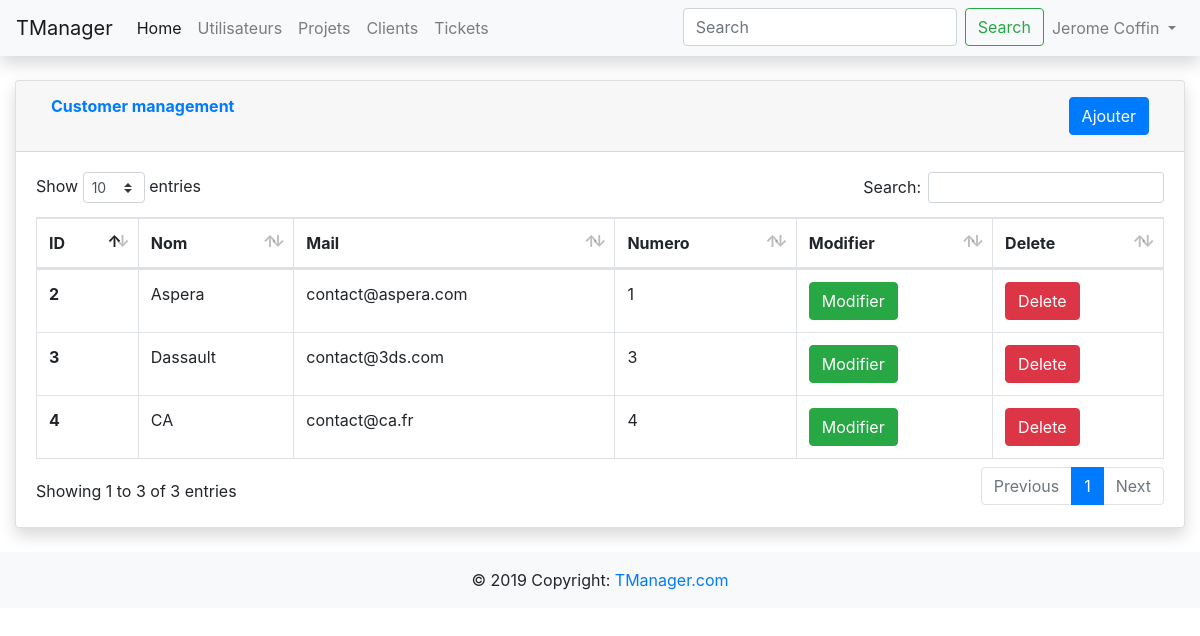
The page /projet_web/gestion_client.php on the database as committed earlier.
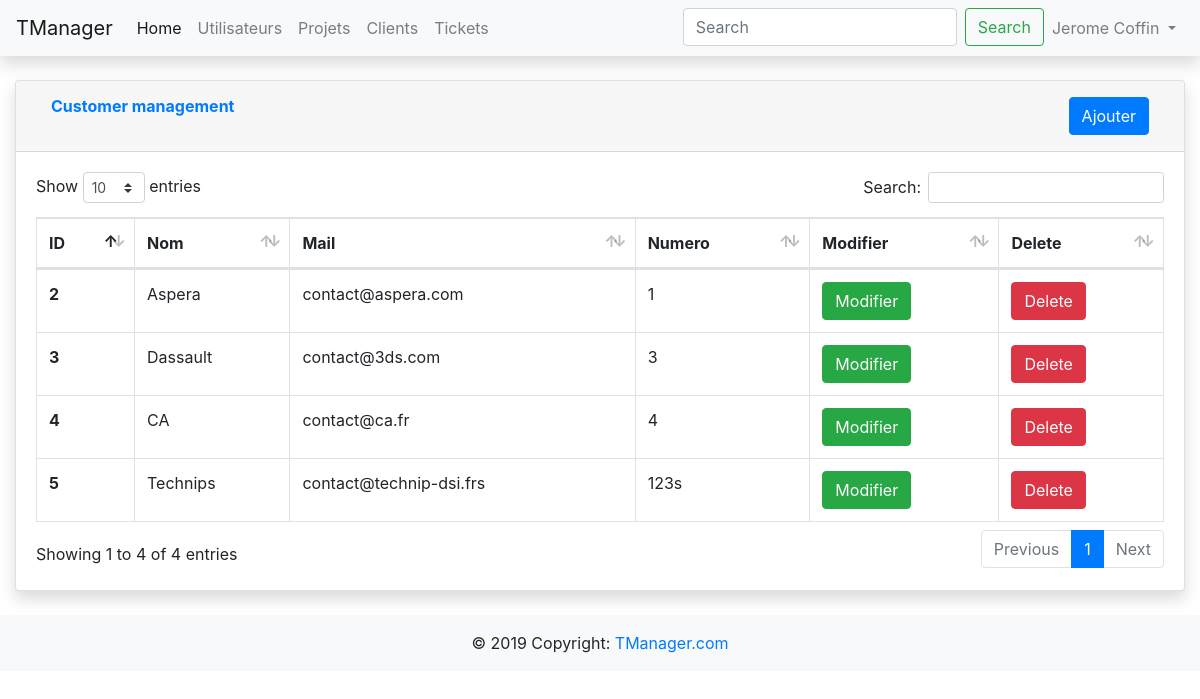
The same page on the database as committed later.
### tables this page shows
CREATE TABLE `client` (
  `client_id` int(11) NOT NULL AUTO_INCREMENT,
  `client_nom` varchar(50) NOT NULL DEFAULT '',
  `client_email` varchar(50) NOT NULL DEFAULT '',
  `client_numero` varchar(50) NOT NULL DEFAULT '',
  `client_del` int(11) NOT NULL DEFAULT '0',
  PRIMARY KEY (`client_id`)
);

### projet_web/gestion_client.php (the view, shortened to what this page needs)
<!doctype html>
<html lang="en">
  <head>
    <link rel="stylesheet" href="bs431/css/bootstrap.min.css">
    <link href="vendor/datatables/dataTables.bootstrap4.min.css" rel="stylesheet">
  </head>
  <body>
    <?php include('navbar.php'); ?>
    <?php
      include('connexion_bdd.php');
    ?>
    <div class="container-fluid">
      <div class="card shadow mb-4">
        <div class="card-header py-3">
          <div class="container-fluid">
            <div class="row">
              <div class="col text-left">
                <h6 class="m-0 font-weight-bold text-primary">Customer management</h6>
              </div>
              <div class="col text-right">
                <button type="button" class="btn btn-primary" data-toggle="modal" data-target="#modalAjouterClients">
                  Ajouter
                </button>
              </div>
            </div>
          </div>
        </div>
        <div class="card-body">
          <div class="table-responsive">
            <table class="table table-bordered" id="dataTable" width="100%" cellspacing="0">
              <thead>
                <tr>
                  <th>ID</th>
                  <th>Nom</th>
                  <th>Mail</th>
                  <th>Numero</th>
                  <th>Modifier</th>
                  <th>Delete</th>
                </tr>
              </thead>
              <tbody>
                <?php
                $reponse = $bdd->query('SELECT * FROM client WHERE client_del = 0');
                while ($donnees = $reponse->fetch()){
                ?>
                <tr>
                  <th scope="row"><?php echo $donnees['client_id']; ?></th>
                  <td><?php echo $donnees['client_nom']; ?></td>
                  <td><?php echo $donnees['client_email']; ?></td>
                  <td><?php echo $donnees['client_numero']; ?></td>
                  <td>
                  <form action ="client/modifier_client.php" method="get">
                      <button type="submit" class="btn btn-success">Modifier</button>
                    </form>
                  </td>
                  <td>
                    <form action ="client/delete_client.php" method="get">
                      <button type="submit" class="btn btn-danger" onclick="return confirm('Voulez-vous vraiment suprimer ce client ?');">Delete</button>
                    </form>
                  </td>
                </tr>
                <?php
                }
                ?>
              </tbody>
            </table>
          </div>
        </div>
      </div>
    </div>
    <?php include('footer.php'); ?>
  </body>
</html>

Rows that differ between the two databases and show on the page:
added client: client_id "5", client_nom "Technips", client_email "contact@technip-dsi.frs", client_numero "123s"
Other text that changed with them:
text written by a page script: "Show entries Search: Showing 1 to 3 of 3 entries Previous 1 Next" → "Show entries Search: Showing 1 to 4 of 4 entries Previous 1 Next"
